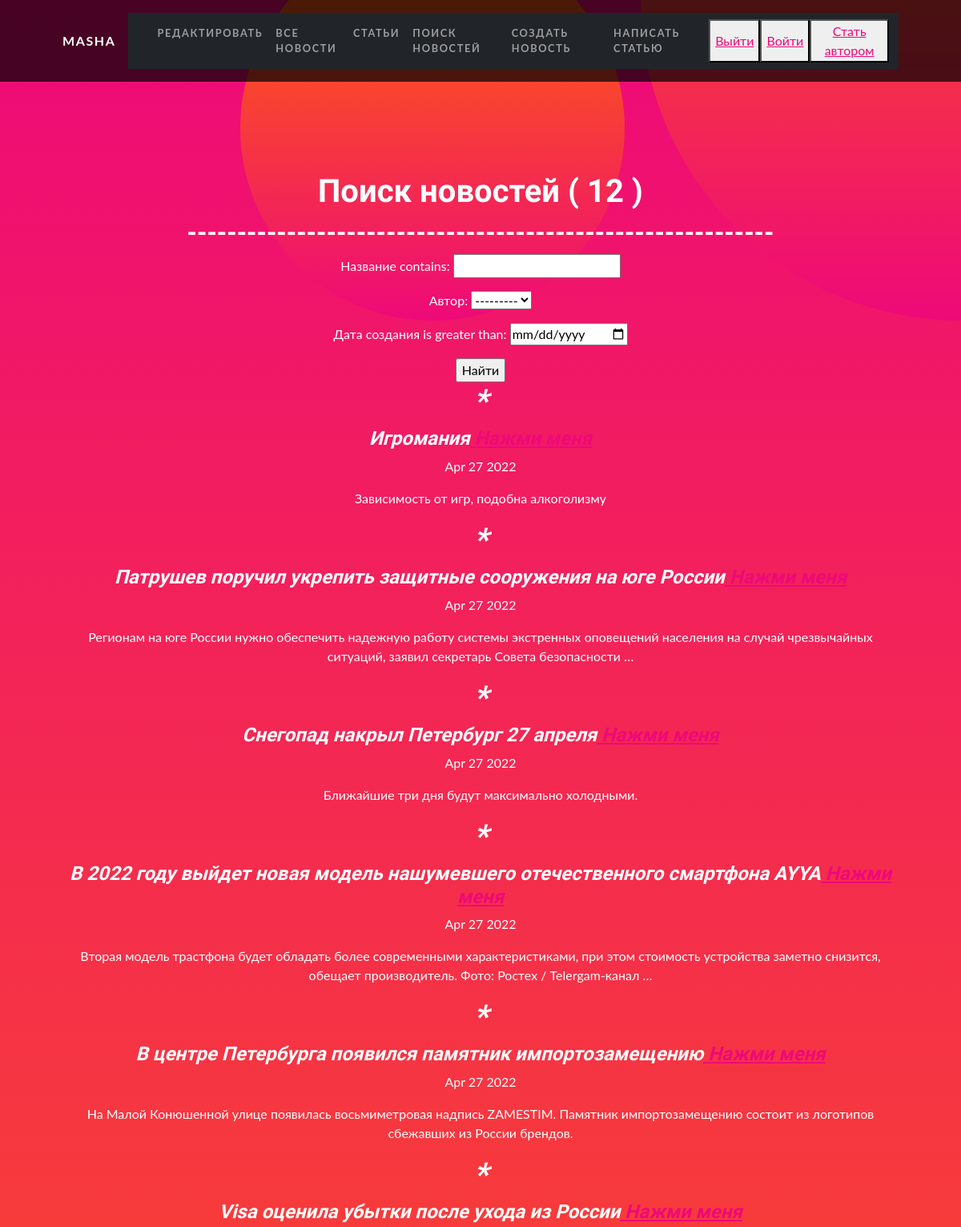
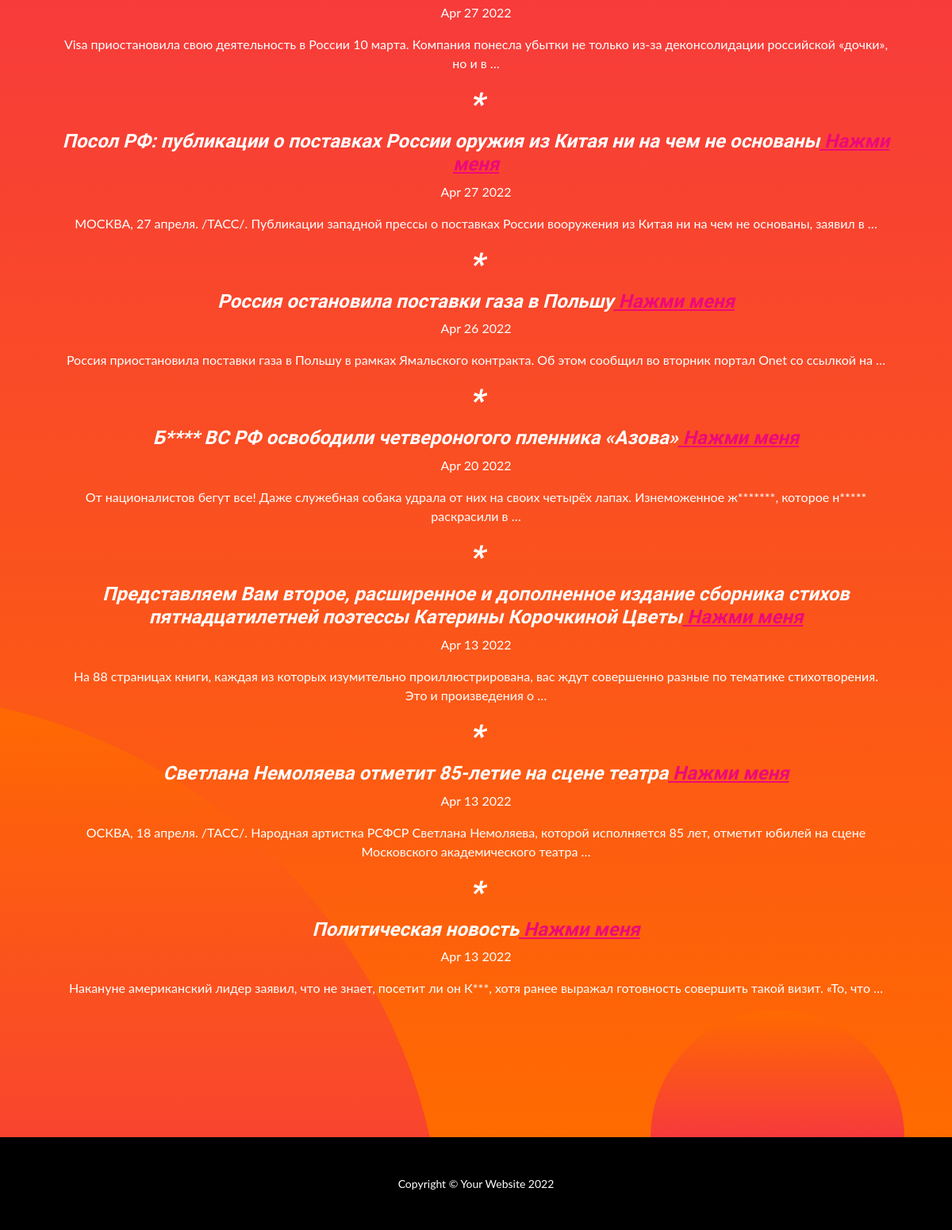
/news/search/ (signed in), run on the app's committed database (2 pictures, top to bottom).
### news/models.py (models this page shows, shortened)
class Post(models.Model):
    author = models.ForeignKey(Author, on_delete=models.CASCADE, verbose_name='Автор')
    NEWS = 'NW'
    ARTICLE = 'AR'
    CATEGORY_CHOICES = (
        ('NW', 'Новость'),
        ('AR', 'Статья'),
    )
    categoryType = models.CharField(max_length=2, choices=CATEGORY_CHOICES, default='AR')
    ti = models.DateTimeField(auto_now_add=True, verbose_name='Дата создания')
    postCategory = models.ManyToManyField('Category', through='PostCategory', verbose_name='Категория')
    title = models.CharField(max_length=128, default="Название статьи", verbose_name='Название')
    content = models.TextField(verbose_name='Текст')
    rating = models.SmallIntegerField(default=0, verbose_name='Рейтинг')
    class Meta:
        verbose_name = 'Новость'
        verbose_name_plural = 'Новости'

### news/views.py (the view)
# urls.py: path('search/', PostListSearch.as_view(), name='news_search'),
class PostListSearch(LoginRequiredMixin, ListView):
    model = Post
    ordering = '-ti'
    template_name = 'newsSearch.html'
    context_object_name = 'posts'
    def get_queryset(self):
        queryset = super().get_queryset()
        self.filterset = PostFilter(self.request.GET, queryset)
        return self.filterset.qs
    def get_context_data(self, **kwargs):
        context = super().get_context_data(**kwargs)
        context['time_now'] = datetime.utcnow()
        context['filterset'] = self.filterset
        context['is_not_authors'] = not self.request.user.groups.filter(name='authors').exists()
        return context

### news/models.py (called while the page is built)
    def __str__(self):
        return f'{self.authorUser}'

### news/templatetags/custom_filters.py (called while the page is built)
@register.filter()
def censor(value):
   badWords = ['животное', 'Животное', 'Нацики', 'нацики', 'Киев', 'киев', 'Бойцы']
   """
   value: значение, к которому нужно применить фильтр

   """
   for word in badWords:
      value = value.replace(word, word[:1]+'*' * (len(word)-1))
   return f'{value}'

### templates/newsSearch.html (shortened to what this page needs)
{% extends 'flatpages/default.html' %}
{% load custom_filters %}
{% block content %}
<h1>Поиск новостей ( {{ posts|length}} ) </h1>
<h2>-----------------------------------------------------------</h2>
<form action="" method="get">
    {{filterset.form.as_p }}
    <input type="submit" value="Найти">
</form>
    {% for post in posts %}
    <i><h1>*</h1><h4>{{ post.title|censor }}<a href="/news/{{ post.id }}"> Нажми меня </a> </h4></i>
    <a>{{ post.ti|date:'M d Y' }}</a><p></p>
    <a>{{ post.content|truncatewords:20|censor}}</a><p></p>
    {% endfor %}
{% endblock content %}

### templates/flatpages/default.html (shortened to what this page needs)
<!DOCTYPE html>
<html lang="en">
    <head>
        {% load static %}
        <link href="{% static 'css/styles.css' %}" rel="stylesheet" />
    </head>
    <body id="page-top">
        <nav class="navbar navbar-expand-lg navbar-dark navbar-custom fixed-top">
            <div class="container px-5">
                <a class="navbar-brand" href="#page-top"> {{request.user.username}}</a>
                <div class="collapse navbar-collapse" id="navbarResponsive">
                    <nav class="navbar navbar-expand-lg navbar-dark bg-dark static-top">
                        <div class="container">
                            <div class="collapse navbar-collapse" >
                                <ul class="navbar-nav ml-auto">
                                   <li class="nav-item">
                                        <a class="nav-link" href="/sign/user-detail/">Редактировать {{request.user.first_name}}</a>
                                   </li>
                                    <li class="nav-item">
                                        <a class="nav-link" href="/news/">Все Новости</a>
                                    </li>
                                  <li class="nav-item">
                                        <a class="nav-link" href="/articles/?categoryType=AR">Статьи</a>
                                    </li>
                                    <li class="nav-item">
                                        <a class="nav-link" href="/news/search/">Поиск новостей</a>
                                    </li>
                                    <li class="nav-item">
                                        <a class="nav-link" href="/news/create/">Создать новость</a>
                                    </li>
                                    <li class="nav-item">
                                        <a class="nav-link" href="/articles/create/">Написать статью</a>
                                    </li>
                                    <button> <a href="/sign/logout/">Выйти</a> </button>
                                    <button> <a href="/accounts/login/">Войти</a> </button>
                                    {% if is_not_authors %}
                                        <button> <a href="/sign/upgrade/"> Стать автором </a> </button>
                                    {% endif %}
                                </ul>
                            </div>
                        </div>
                    </nav>
                </div>
            </div>
        </nav>
        <header class="masthead text-center text-white">
            <div class="masthead-content">
                <div class="container px-5">
                    {% block content %}{% endblock content %}
                </div>
            </div>
            <div class="bg-circle-1 bg-circle"></div>
            <div class="bg-circle-2 bg-circle"></div>
            <div class="bg-circle-3 bg-circle"></div>
            <div class="bg-circle-4 bg-circle"></div>
        </header>
        <footer class="py-5 bg-black">
            <div class="container px-5"><p class="m-0 text-center text-white small">Copyright &copy; Your Website 2022</p></div>
        </footer>
    </body>
</html>

### data on the page
Post: title|censor "Игромания", ti "Apr 27 2022", content|censor "Зависимость от игр, подобна алкоголизму"
Post: title|censor "Патрушев поручил укрепить защитные сооружения на юге России", ti "Apr 27 2022", content|censor "Регионам на юге России нужно обеспечить надежную работу системы экстренных оповещений населения на случай чрезвычайных ситуаций, заявил секретарь Совета безопасности …"
Post: title|censor "Снегопад накрыл Петербург 27 апреля", ti "Apr 27 2022", content|censor "Ближайшие три дня будут максимально холодными."
Post: title|censor "В 2022 году выйдет новая модель нашумевшего отечественного смартфона AYYA", ti "Apr 27 2022", content|censor "Вторая модель трастфона будет обладать более современными характеристиками, при этом стоимость устройства заметно снизится, обещает производитель. Фото: Ростех / Telergam-канал …"
Post: title|censor "В центре Петербурга появился памятник импортозамещению", ti "Apr 27 2022", content|censor "На Малой Конюшенной улице появилась восьмиметровая надпись ZAMESTIM. Памятник импортозамещению состоит из логотипов сбежавших из России брендов."
Post: title|censor "Visa оценила убытки после ухода из России", ti "Apr 27 2022", content|censor "Visa приостановила свою деятельность в России 10 марта. Компания понесла убытки не только из-за деконсолидации российской «дочки», но и в …"
Post: title|censor "Посол РФ: публикации о поставках России оружия из Китая ни на чем не основаны", ti "Apr 27 2022", content|censor "МОСКВА, 27 апреля. /ТАСС/. Публикации западной прессы о поставках России вооружения из Китая ни на чем не основаны, заявил в …"
Post: title|censor "Россия остановила поставки газа в Польшу", ti "Apr 26 2022", content|censor "Россия приостановила поставки газа в Польшу в рамках Ямальского контракта. Об этом сообщил во вторник портал Onet со ссылкой на …"
Post: title|censor "Б**** ВС РФ освободили четвероногого пленника «Азова»", ti "Apr 20 2022", content|censor "От националистов бегут все! Даже служебная собака удрала от них на своих четырёх лапах. Изнеможенное ж*******, которое н***** раскрасили в …"
Post: title|censor "Представляем Вам второе, расширенное и дополненное издание сборника стихов пятнадцатилетней поэтессы Катерины Корочкиной Цветы", ti "Apr 13 2022", content|censor "На 88 страницах книги, каждая из которых изумительно проиллюстрирована, вас ждут совершенно разные по тематике стихотворения. Это и произведения о …"
Post: title|censor "Светлана Немоляева отметит 85-летие на сцене театра", ti "Apr 13 2022", content|censor "ОСКВА, 18 апреля. /ТАСС/. Народная артистка РСФСР Светлана Немоляева, которой исполняется 85 лет, отметит юбилей на сцене Московского академического театра …"
Post: title|censor "Политическая новость", ti "Apr 13 2022", content|censor "Накануне американский лидер заявил, что не знает, посетит ли он К***, хотя ранее выражал готовность совершить такой визит. «То, что …"

### other printed values
{{ request.user.username }} "MASHA"
{{ posts|length }} "12"
